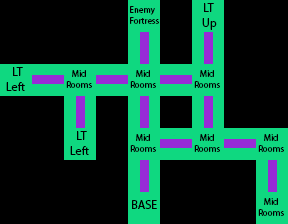

Below is a game level as drawn by its tile map, then a one-line description and the .tmx file that defines it, in full:
An orthogonal 9x7 tile map with 32x32 px tiles, 1 tile layer (Capa de Patrones 1).

<map version="1.0" orientation="orthogonal" renderorder="right-down" width="9" height="7" tilewidth="32" tileheight="32" nextobjectid="1">
 <tileset firstgid="1" name="mapStructure" tilewidth="32" tileheight="32" tilecount="12" columns="4">
  <image source="mapStructure.png" width="128" height="96" />
 </tileset>
 <layer name="Capa de Patrones 1" width="9" height="7">
  <data>
   <tile gid="0" />
   <tile gid="0" />
   <tile gid="0" />
   <tile gid="0" />
   <tile gid="2" />
   <tile gid="0" />
   <tile gid="6" />
   <tile gid="0" />
   <tile gid="0" />
   <tile gid="0" />
   <tile gid="0" />
   <tile gid="0" />
   <tile gid="0" />
   <tile gid="9" />
   <tile gid="0" />
   <tile gid="9" />
   <tile gid="0" />
   <tile gid="0" />
   <tile gid="5" />
   <tile gid="10" />
   <tile gid="3" />
   <tile gid="10" />
   <tile gid="3" />
   <tile gid="10" />
   <tile gid="3" />
   <tile gid="0" />
   <tile gid="0" />
   <tile gid="0" />
   <tile gid="0" />
   <tile gid="9" />
   <tile gid="0" />
   <tile gid="9" />
   <tile gid="0" />
   <tile gid="9" />
   <tile gid="0" />
   <tile gid="0" />
   <tile gid="0" />
   <tile gid="0" />
   <tile gid="5" />
   <tile gid="0" />
   <tile gid="3" />
   <tile gid="10" />
   <tile gid="3" />
   <tile gid="10" />
   <tile gid="3" />
   <tile gid="0" />
   <tile gid="0" />
   <tile gid="0" />
   <tile gid="0" />
   <tile gid="9" />
   <tile gid="0" />
   <tile gid="0" />
   <tile gid="0" />
   <tile gid="9" />
   <tile gid="0" />
   <tile gid="0" />
   <tile gid="0" />
   <tile gid="0" />
   <tile gid="1" />
   <tile gid="0" />
   <tile gid="0" />
   <tile gid="0" />
   <tile gid="3" />
  </data>
 </layer>
</map>
